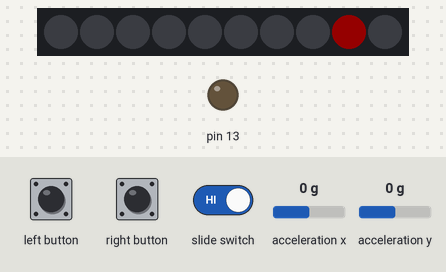
The sketch below on a simulated Arduino Leonardo, built with avr-gcc and run on an emulated ATmega32U4. Shown: 10 RGB LEDs in strip order, left to right, output pins drawn as LEDs (lit = HIGH). The inputs (shaded band) are chosen by the test bench; at power-on: acceleration x 0 g, acceleration y 0 g. Dim RGB values are drawn brighter than linear; USB keyboard and mouse output is not drawn.

Above: at 1.26 s.
1.3 s: slide switch set LOW
At 1.9 s:
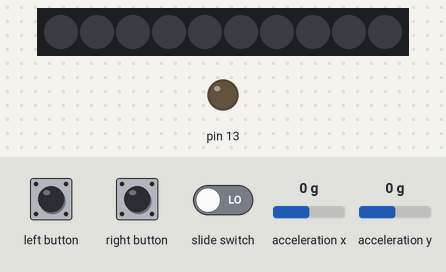
2.8 s: slide switch set HIGH
At 3.25 s:
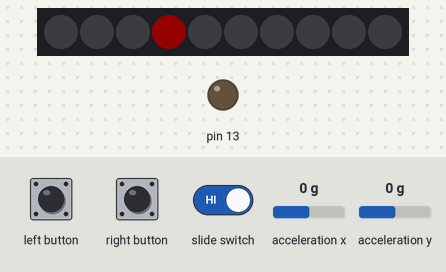
Timing chart, 0 to 5.8 s (numbered marks = the images above; inputs shaded):
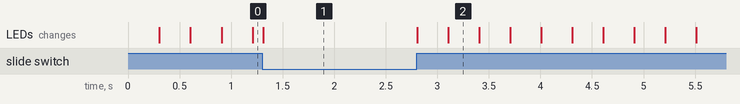

Measured:
- after the input at 1.3 s, the LEDs: change at once (image 1)
- after the input at 2.8 s, the LEDs: first change at once (image 2 shows a later state)

The sketch:

ArtScience_Makey.ino
```cpp
// (licence header left out)
#include "Adafruit_CircuitPlayground.h"
#include "Mouse.h"
#include "Keyboard.h"
#include "keys.h"

#define SENSE 100


void setup() {
  CircuitPlayground.begin();
  Mouse.begin();
  Keyboard.begin();
}

void loop() {
  if (CircuitPlayground.slideSwitch()) {

    // put your main code here, to run repeatedly:
    // Serial.println(CircuitPlayground.readCap(10));
    (CircuitPlayground.readCap(10) > SENSE) ? sendKey(10) : false;
    (CircuitPlayground.readCap(9) > SENSE) ? sendKey(9) : false;
    (CircuitPlayground.readCap(6) > SENSE) ? sendKey(6) : false;
    (CircuitPlayground.readCap(12) > SENSE) ? sendKey(12) : false;
    (CircuitPlayground.readCap(3) > SENSE) ? sendKey(3) : false;
    (CircuitPlayground.readCap(2) > SENSE) ? sendKey(2) : false;
    (CircuitPlayground.readCap(0) > SENSE) ? sendKey(0) : false;
    (CircuitPlayground.readCap(1) > SENSE) ? sendKey(1) : false;

   //mouse movement
   float dX=CircuitPlayground.motionX();
   float dY=CircuitPlayground.motionY();
   Mouse.move(-dY,dX);
   if(CircuitPlayground.leftButton()) Mouse.click(MOUSE_LEFT);
   if(CircuitPlayground.rightButton()) Mouse.click(MOUSE_RIGHT);
  }

}


boolean sendKey(byte pad) {
  switch (pad) {
    case 10:
      Keyboard.write(KEY10);
      CircuitPlayground.setPixelColor(8, CircuitPlayground.strip.Color(255, 0, 0));
      delay(10);
      break;
    case 9:
      Keyboard.write(KEY9);
      CircuitPlayground.setPixelColor(8, CircuitPlayground.strip.Color(255, 0, 0));
      delay(10);
      break;
    case 6:
      Keyboard.write(KEY6);
      CircuitPlayground.setPixelColor(6, CircuitPlayground.strip.Color(255, 0, 0));
      delay(10);
      break;
    case 12:
      Keyboard.write(KEY12);
      CircuitPlayground.setPixelColor(6, CircuitPlayground.strip.Color(255, 0, 0));
      delay(10);
      break;
    case 3:
      Keyboard.write(KEY3);
      CircuitPlayground.setPixelColor(1, CircuitPlayground.strip.Color(255, 0, 0));
      delay(10);
      break;
    case 2:
      Keyboard.write(KEY2);
      CircuitPlayground.setPixelColor(1, CircuitPlayground.strip.Color(255, 0, 0));
      delay(10);
      break;
    case 0:
      Keyboard.write(KEY0);
      CircuitPlayground.setPixelColor(3, CircuitPlayground.strip.Color(255, 0, 0));
      delay(10);
      break;
    case 1:
      Keyboard.write(KEY1);
      CircuitPlayground.setPixelColor(3, CircuitPlayground.strip.Color(255, 0, 0));
      delay(10);
      break;
    default:
      CircuitPlayground.clearPixels();
      break;
  }
  CircuitPlayground.clearPixels();
}
```

keys.h
```cpp
//Cambiar las teclas a accionar
// los numeros son ASCII de teclas
// se pueden utilizar letras entre comillas ej. 'a'

# define KEY0 216 //flecha izquierda
# define KEY1 215 //flecha derecha
# define KEY2 217 //flecah abajo
# define KEY3 218 //flecha arriba
# define KEY6 'd'
# define KEY9 's'
# define KEY10 'a'
# define KEY12 'f'
```
